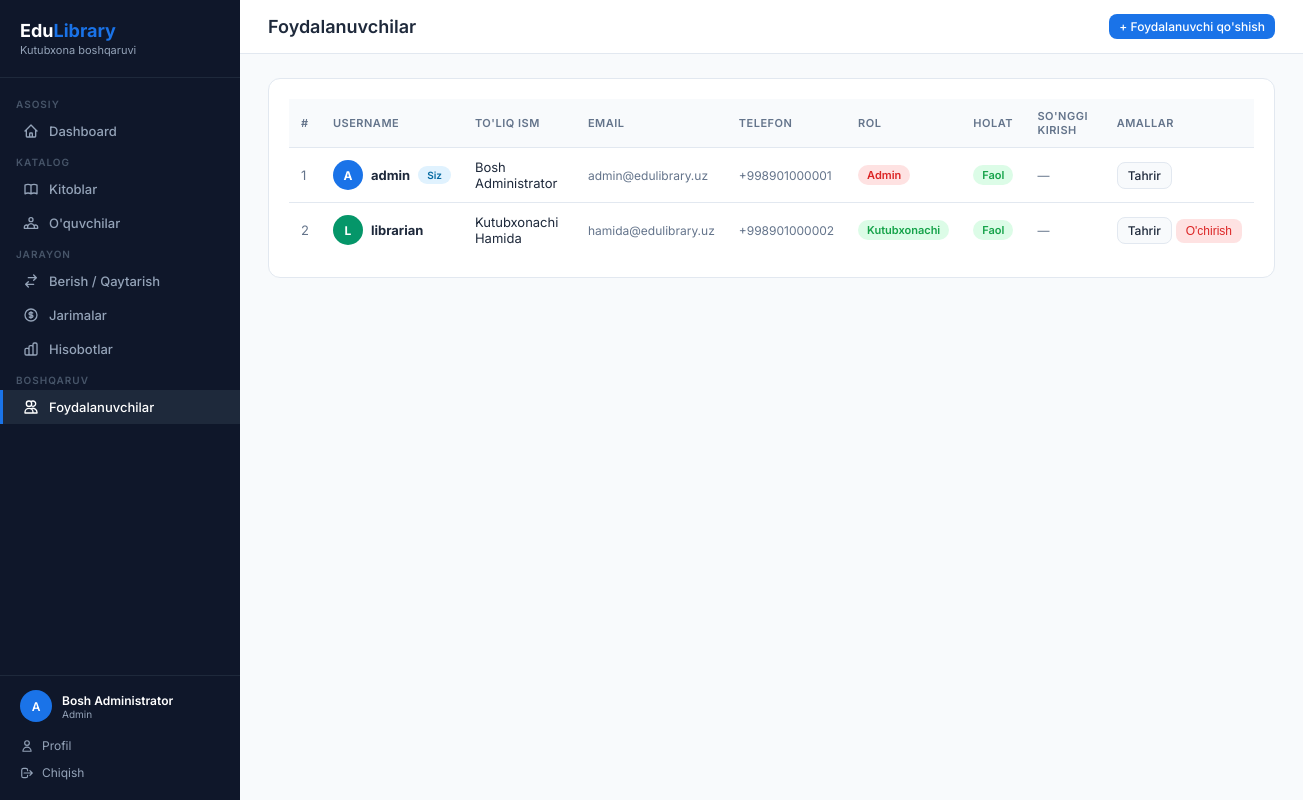
Page /users (signed in) on the earlier database version.
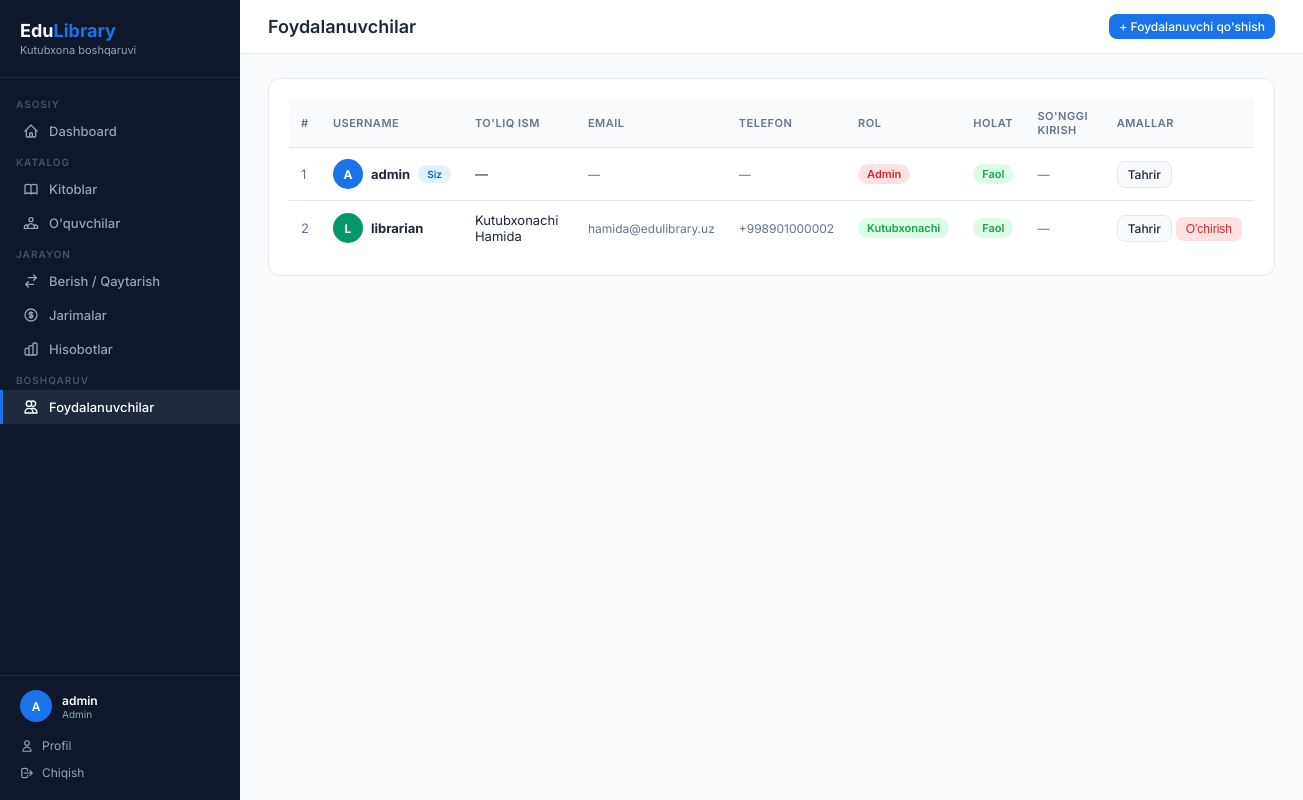
Same page on the later database version.
### app.py (models this page shows, shortened)
class User(UserMixin, db.Model):
    id = db.Column(db.Integer, primary_key=True)
    username = db.Column(db.String(80), unique=True, nullable=False)
    password_hash = db.Column(db.String(200), nullable=False)
    role = db.Column(db.String(20), default='librarian')  # admin / librarian
    full_name = db.Column(db.String(150))
    email = db.Column(db.String(120), unique=True)
    phone = db.Column(db.String(20))
    is_active = db.Column(db.Boolean, default=True)
    last_login = db.Column(db.DateTime)
    created_at = db.Column(db.DateTime, default=datetime.utcnow)
    @property
    def display_name(self):
        try:
            return self.full_name or self.username
        except Exception:
            return self.username

### app.py (the view)
@app.route('/users')
@login_required
@admin_required
def users():
    user_list = User.query.order_by(User.id).all()
    return render_template('users.html', users=user_list)

### app.py (called while the page is built)
def admin_required(f):
    @wraps(f)
    def decorated(*args, **kwargs):
        if current_user.role != 'admin':
            flash('Bu sahifaga faqat admin kirishi mumkin!', 'danger')
            return redirect(url_for('dashboard'))
        return f(*args, **kwargs)
    return decorated

@login_manager.user_loader
def load_user(user_id):
    return db.session.get(User, int(user_id))

### templates/users.html (shortened to what this page needs)
{% extends 'base.html' %}
{% block page_title %}Foydalanuvchilar{% endblock %}
{% block topbar_actions %}
  <a href="{{ url_for('add_user') }}" class="btn btn-primary btn-sm">+ Foydalanuvchi qo'shish</a>
{% endblock %}
{% block content %}
<div class="card">
  <div class="table-wrap">
    <table>
      <thead>
        <tr>
          <th>#</th>
          <th>Username</th>
          <th>To'liq ism</th>
          <th>Email</th>
          <th>Telefon</th>
          <th>Rol</th>
          <th>Holat</th>
          <th>So'nggi kirish</th>
          <th>Amallar</th>
        </tr>
      </thead>
      <tbody>
        {% for u in users %}
        <tr>
          <td style="color:var(--text-muted);">{{ loop.index }}</td>
          <td>
            <div style="display:flex; align-items:center; gap:8px;">
              <div style="width:30px; height:30px; border-radius:50%; background:{% if u.role == 'admin' %}#1a73e8{% else %}#059669{% endif %}; color:#fff; display:flex; align-items:center; justify-content:center; font-size:12px; font-weight:700;">
                {{ u.username[0].upper() }}
              </div>
              <strong>{{ u.username }}</strong>
              {% if u.id == current_user.id %}<span class="badge badge-info" style="font-size:10px;">Siz</span>{% endif %}
            </div>
          </td>
          <td>{{ u.full_name or '—' }}</td>
          <td style="font-size:12px; color:var(--text-muted);">{{ u.email or '—' }}</td>
          <td style="font-size:12px; color:var(--text-muted);">{{ u.phone or '—' }}</td>
          <td>
            {% if u.role == 'admin' %}
              <span class="badge badge-danger">Admin</span>
            {% else %}
              <span class="badge badge-success">Kutubxonachi</span>
            {% endif %}
          </td>
          <td>
            {% if u.is_active %}
              <span class="badge badge-success">Faol</span>
            {% else %}
              <span class="badge badge-secondary">Bloklangan</span>
            {% endif %}
          </td>
          <td style="font-size:12px; color:var(--text-muted);">
            {{ u.last_login.strftime('%d.%m.%Y %H:%M') if u.last_login else '—' }}
          </td>
          <td style="white-space:nowrap;">
            <a href="{{ url_for('edit_user', id=u.id) }}" class="btn btn-secondary btn-sm">Tahrir</a>
            {% if u.id != current_user.id %}
            <form method="POST" action="{{ url_for('delete_user', id=u.id) }}" style="display:inline;" onsubmit="return confirm('Foydalanuvchini o\'chirmoqchimisiz?')">
              <button class="btn btn-danger btn-sm" type="submit">O'chirish</button>
            </form>
            {% endif %}
          </td>
        </tr>
        {% endfor %}
      </tbody>
    </table>
  </div>
</div>
{% endblock %}

### templates/base.html (shortened to what this page needs)
<!DOCTYPE html>
<html lang="uz">
<head>
</head>
<body>
{% if current_user.is_authenticated %}
<aside class="sidebar">
  <div class="sidebar-logo">
    <h2>Edu<span>Library</span></h2>
    <p>Kutubxona boshqaruvi</p>
  </div>
  <nav>
    <div class="nav-section">Asosiy</div>
    <a href="{{ url_for('dashboard') }}" class="nav-item {% if request.endpoint == 'dashboard' %}active{% endif %}">
      <svg fill="none" viewBox="0 0 24 24" stroke="currentColor"><path stroke-linecap="round" stroke-linejoin="round" stroke-width="2" d="M3 12l2-2m0 0l7-7 7 7M5 10v10a1 1 0 001 1h3m10-11l2 2m-2-2v10a1 1 0 01-1 1h-3m-6 0a1 1 0 001-1v-4a1 1 0 011-1h2a1 1 0 011 1v4a1 1 0 001 1m-6 0h6"/></svg>
      Dashboard
    </a>
    <div class="nav-section">Katalog</div>
    <a href="{{ url_for('books') }}" class="nav-item {% if 'book' in request.endpoint %}active{% endif %}">
      Kitoblar
    </a>
    <a href="{{ url_for('students') }}" class="nav-item {% if 'student' in request.endpoint %}active{% endif %}">
      O'quvchilar
    </a>
    <div class="nav-section">Jarayon</div>
    <a href="{{ url_for('borrows') }}" class="nav-item {% if 'borrow' in request.endpoint %}active{% endif %}">
      <svg fill="none" viewBox="0 0 24 24" stroke="currentColor"><path stroke-linecap="round" stroke-linejoin="round" stroke-width="2" d="M8 7h12m0 0l-4-4m4 4l-4 4m0 6H4m0 0l4 4m-4-4l4-4"/></svg>
      Berish / Qaytarish
    </a>
    <a href="{{ url_for('fines') }}" class="nav-item {% if 'fine' in request.endpoint %}active{% endif %}">
      <svg fill="none" viewBox="0 0 24 24" stroke="currentColor"><path stroke-linecap="round" stroke-linejoin="round" stroke-width="2" d="M12 8c-1.657 0-3 .895-3 2s1.343 2 3 2 3 .895 3 2-1.343 2-3 2m0-8c1.11 0 2.08.402 2.599 1M12 8V7m0 1v8m0 0v1m0-1c-1.11 0-2.08-.402-2.599-1M21 12a9 9 0 11-18 0 9 9 0 0118 0z"/></svg>
      Jarimalar
    </a>
    <a href="{{ url_for('reports') }}" class="nav-item {% if request.endpoint == 'reports' %}active{% endif %}">
      Hisobotlar
    </a>
    {% if current_user.role == 'admin' %}
    <div class="nav-section">Boshqaruv</div>
    <a href="{{ url_for('users') }}" class="nav-item {% if 'user' in request.endpoint and request.endpoint != 'profile' %}active{% endif %}">
      <svg fill="none" viewBox="0 0 24 24" stroke="currentColor"><path stroke-linecap="round" stroke-linejoin="round" stroke-width="2" d="M12 4.354a4 4 0 110 5.292M15 21H3v-1a6 6 0 0112 0v1zm0 0h6v-1a6 6 0 00-9-5.197M13 7a4 4 0 11-8 0 4 4 0 018 0z"/></svg>
      Foydalanuvchilar
    </a>
    {% endif %}
  </nav>
  <div class="sidebar-footer">
    <div class="sidebar-user">
      <div class="avatar-sm">{{ current_user.username[0].upper() }}</div>
      <div class="info">
        <div class="name">{{ current_user.display_name }}</div>
        <div class="role">{{ 'Admin' if current_user.role == 'admin' else 'Kutubxonachi' }}</div>
      </div>
    </div>
    <a href="{{ url_for('profile') }}">
      <svg width="14" height="14" fill="none" viewBox="0 0 24 24" stroke="currentColor"><path stroke-linecap="round" stroke-linejoin="round" stroke-width="2" d="M16 7a4 4 0 11-8 0 4 4 0 018 0zM12 14a7 7 0 00-7 7h14a7 7 0 00-7-7z"/></svg>
      Profil
    </a>
    <a href="{{ url_for('logout') }}">
      <svg width="14" height="14" fill="none" viewBox="0 0 24 24" stroke="currentColor"><path stroke-linecap="round" stroke-linejoin="round" stroke-width="2" d="M17 16l4-4m0 0l-4-4m4 4H7m6 4v1a3 3 0 01-3 3H6a3 3 0 01-3-3V7a3 3 0 013-3h4a3 3 0 013 3v1"/></svg>
      Chiqish
    </a>
  </div>
</aside>
<div class="main">
  <div class="topbar">
    <h1>{% block page_title %}{% endblock %}</h1>
    <div class="actions">{% block topbar_actions %}{% endblock %}</div>
  </div>
  <div class="content">
    {% block content %}{% endblock %}
  </div>
</div>
{% else %}
{% block auth_content %}{% endblock %}
{% endif %}
</body>
</html>

### templates/base.html (style rules this page uses)
:root { --primary: #1a73e8; --primary-dark: #1557b0; --sidebar-bg: #0f172a; --sidebar-text: #94a3b8; --sidebar-active: #1a73e8; --success: #16a34a; --danger: #dc2626; --warning: #d97706; --info: #0891b2; --bg: #f8fafc; --card: #ffffff; --border: #e2e8f0; --text: #1e293b; --text-muted: #64748b; }
* { margin: 0; padding: 0; box-sizing: border-box; }
body { font-family: 'Inter', sans-serif; background: var(--bg); color: var(--text); display: flex; min-height: 100vh; }
.sidebar { width: 240px; background: var(--sidebar-bg); min-height: 100vh; position: fixed; top: 0; left: 0; z-index: 100; display: flex; flex-direction: column; overflow-y: auto; }
.sidebar-logo { padding: 20px; border-bottom: 1px solid #1e293b; }
.sidebar-logo h2 { color: #fff; font-size: 18px; font-weight: 700; }
.sidebar-logo span { color: var(--primary); }
.sidebar-logo p { color: var(--sidebar-text); font-size: 11px; margin-top: 2px; }
.sidebar nav { flex: 1; padding: 12px 0; }
.nav-section { padding: 8px 16px 4px; font-size: 10px; font-weight: 600; color: #475569; letter-spacing: 1px; text-transform: uppercase; }
.nav-item { display: flex; align-items: center; gap: 10px; padding: 9px 20px; color: var(--sidebar-text); text-decoration: none; font-size: 13px; font-weight: 500; transition: all .2s; border-left: 3px solid transparent; }
.nav-item.active { color: #fff; background: #1e293b; border-left-color: var(--primary); }
.nav-item svg { width: 16px; height: 16px; flex-shrink: 0; }
.sidebar-footer { padding: 14px 20px; border-top: 1px solid #1e293b; }
.sidebar-user { display: flex; align-items: center; gap: 10px; margin-bottom: 10px; }
.sidebar-user .avatar-sm { width: 32px; height: 32px; border-radius: 50%; background: var(--primary); color: #fff; display: flex; align-items: center; justify-content: center; font-size: 12px; font-weight: 600; flex-shrink: 0; }
.sidebar-user .info { flex: 1; min-width: 0; }
.sidebar-user .info .name { color: #fff; font-size: 12px; font-weight: 600; white-space: nowrap; overflow: hidden; text-overflow: ellipsis; }
.sidebar-user .info .role { color: var(--sidebar-text); font-size: 10px; }
.sidebar-footer a { display: flex; align-items: center; gap: 8px; color: var(--sidebar-text); text-decoration: none; font-size: 12px; padding: 6px 0; }
.main { margin-left: 240px; flex: 1; display: flex; flex-direction: column; min-height: 100vh; }
.topbar { background: var(--card); border-bottom: 1px solid var(--border); padding: 14px 28px; display: flex; align-items: center; justify-content: space-between; }
.topbar h1 { font-size: 18px; font-weight: 600; }
.topbar .actions { display: flex; align-items: center; gap: 12px; }
.content { padding: 24px 28px; flex: 1; }
.card { background: var(--card); border: 1px solid var(--border); border-radius: 12px; padding: 20px; }
.table-wrap { overflow-x: auto; }
table { width: 100%; border-collapse: collapse; font-size: 13px; }
thead th { background: var(--bg); padding: 10px 12px; text-align: left; font-size: 11px; font-weight: 600; color: var(--text-muted); text-transform: uppercase; letter-spacing: .5px; border-bottom: 1px solid var(--border); }
tbody td { padding: 11px 12px; border-bottom: 1px solid var(--border); vertical-align: middle; }
tbody tr:last-child td { border-bottom: none; }
.btn { display: inline-flex; align-items: center; gap: 6px; padding: 8px 14px; border-radius: 8px; border: none; cursor: pointer; font-size: 13px; font-weight: 500; text-decoration: none; transition: all .2s; }
.btn-primary { background: var(--primary); color: #fff; }
.btn-danger { background: #fee2e2; color: var(--danger); }
.btn-secondary { background: var(--bg); color: var(--text); border: 1px solid var(--border); }
.btn-sm { padding: 5px 10px; font-size: 12px; }
.badge { display: inline-block; padding: 3px 9px; border-radius: 20px; font-size: 11px; font-weight: 600; }
.badge-success { background: #dcfce7; color: #16a34a; }
.badge-danger { background: #fee2e2; color: #dc2626; }
.badge-info { background: #e0f2fe; color: #0369a1; }

Differences in the rows shown:
changed User "admin": display_name "Bosh Administrator" → "admin"; full_name "Bosh Administrator" → "—"; email "admin@edulibrary.uz" → "—"; phone "+998901000001" → "—"
